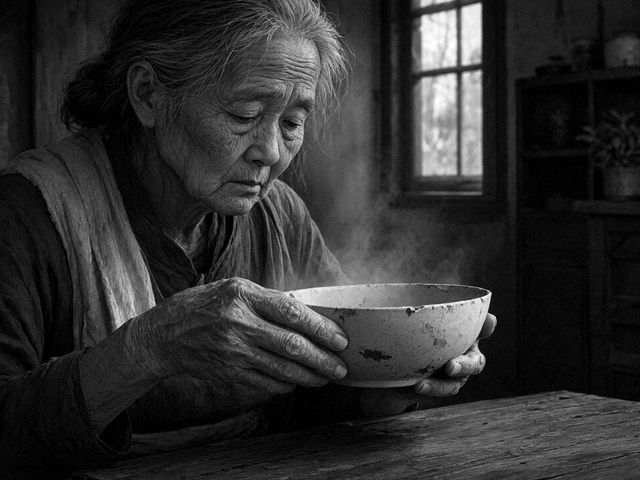
#> input picture 工程/img/pictures/Memory_2.png, 640 x 480 px
$ python -i process_memory_images.py   (imports and definitions only)
#> lines starting #> are read from the running program, lines starting #| are printed output that depends on the picture
# -*- coding: utf-8 -*-
"""批次5：处理回忆与尾声图片。

- 裁掉 AI 生成图底部水印区
- 居中裁切到目标比例
- 回忆图统一为黑白胶片影调（颗粒 + 暗角）
- 尾声图降饱和、提亮、轻微柔光
- Memory_7 叠加可读的处方文字
"""
from pathlib import Path

import numpy as np
from PIL import Image, ImageDraw, ImageEnhance, ImageFilter, ImageFont, ImageOps

ROOT = Path(__file__).resolve().parent.parent
SRC = ROOT / "vibe_images"
OUT = ROOT / "工程" / "img" / "pictures"

WATERMARK_CROP = 56

MEMORIES = [
    ("memory1_well_grandmother*", "Memory_1.png"),
    ("memory2_red_cup*", "Memory_2.png"),
    ("memory3_hospital_corridor*", "Memory_3.png"),
    ("memory4_forest_dusk*", "Memory_4.png"),
    ("memory5_bus_window*", "Memory_5.png"),
    ("memory6_worker_badge*", "Memory_6.png"),
    ("memory7_prescription*", "Memory_7.png"),
    ("memory8_two_cups*", "Memory_8.png"),
    ("memory9_old_man_home*", "Memory_9.png"),
    ("memory10_woman_bar*", "Memory_10.png"),
    ("memory11_village_crossroads*", "Memory_11.png"),
    ("memory12_empty_room*", "Memory_12.png"),
]

FONT_SONG = "C:/Windows/Fonts/simsun.ttc"
FONT_KAI = "C:/Windows/Fonts/simkai.ttf"


# [5 lines left out: function find_source, not called in this run]


def crop_to_ratio(im: Image.Image, ratio: float) -> Image.Image:
#> called with ratio = 1.31
    w, h = im.size
#> w = 640; h = 480
    im = im.crop((0, 0, w, h - WATERMARK_CROP))
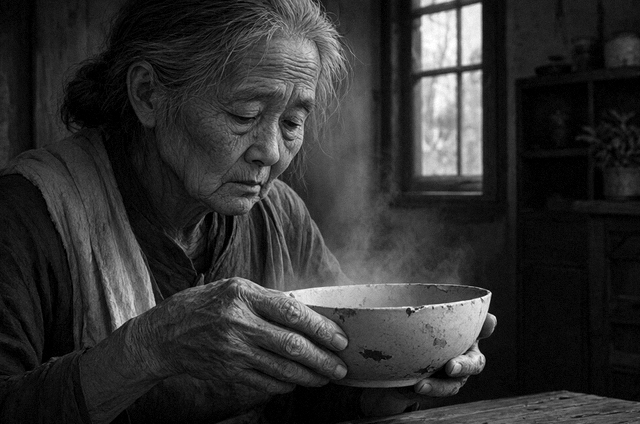
#> im: PIL image 640x424 RGB; min 0, max 255, mean 48.6
    cw, ch = im.size
#> cw = 640; ch = 424
    if cw / ch > ratio:
        nw = round(ch * ratio)
#> nw = 554
        left = (cw - nw) // 2
#> left = 43
        im = im.crop((left, 0, left + nw, ch))
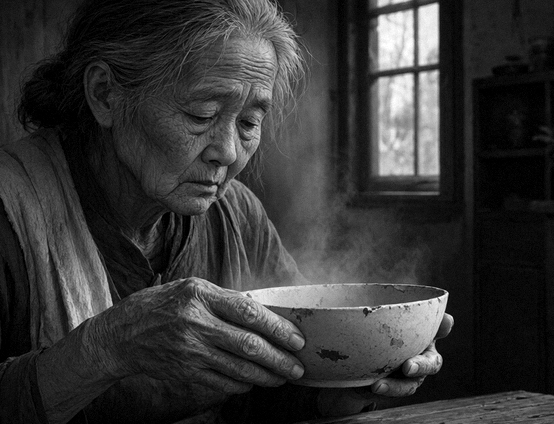
#> im: PIL image 554x424 RGB; min 0, max 255, mean 53.1
    else:
        nh = round(cw / ratio)
        top = (ch - nh) // 2
        im = im.crop((0, top, cw, top + nh))
    return im


# [47 lines left out: functions grain_and_vignette, draw_rotated_text, process_memory, not called in this run]


def process_epilogue(src: Path, dst: Path) -> None:
    im = Image.open(src).convert("RGB")
    im = crop_to_ratio(im, 816 / 624).resize((816, 624), Image.LANCZOS)
#> im: PIL image 816x624 RGB
    im = ImageEnhance.Color(im).enhance(0.52)
    im = ImageEnhance.Brightness(im).enhance(1.05)
    im = ImageEnhance.Contrast(im).enhance(0.97)
    soft = im.filter(ImageFilter.GaussianBlur(7))
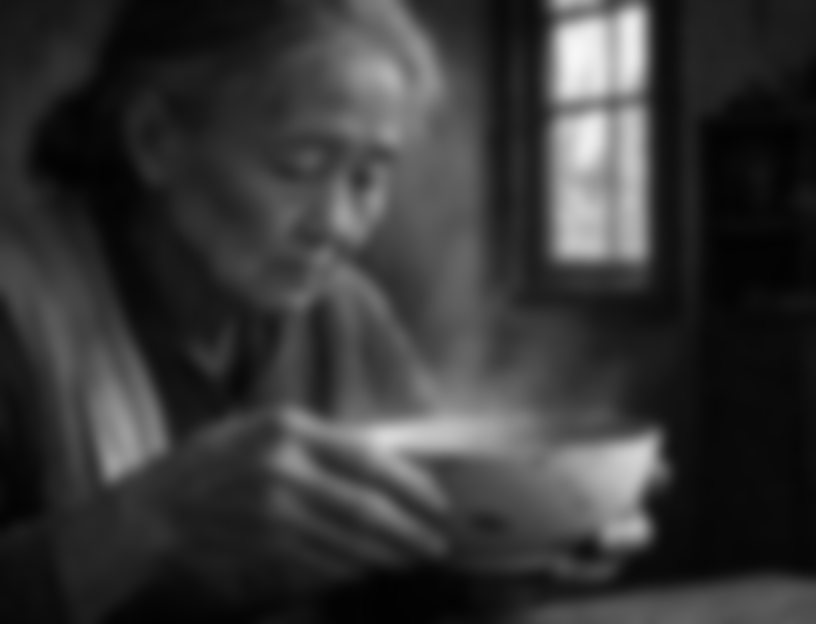
#> soft: PIL image 816x624 RGB; min 2, max 246, mean 54.8
    im = Image.blend(im, soft, 0.16)
    arr = np.asarray(im, dtype=np.float32)
    rng = np.random.default_rng(2099)
    arr += rng.normal(0.0, 2.4, arr.shape)
    h, w = arr.shape[:2]
#> h = 624; w = 816
    yy, xx = np.mgrid[0:h, 0:w]
    cx, cy = (w - 1) / 2.0, (h - 1) / 2.0
#> cx = 407.5; cy = 311.5
    dist = np.sqrt(((xx - cx) / (w / 2.0)) ** 2 + ((yy - cy) / (h / 2.0)) ** 2) / np.sqrt(2.0)
    arr *= (1.0 - 0.05 * dist ** 2)[..., None]
    Image.fromarray(np.clip(arr, 0, 255).astype(np.uint8)).save(dst, "PNG", optimize=True)


# [33 lines left out: functions contact_sheet, main, not called in this run]


# [2 lines not run here, left out]

>>> result = process_epilogue('../工程/img/pictures/Memory_2.png', 'out.png')
